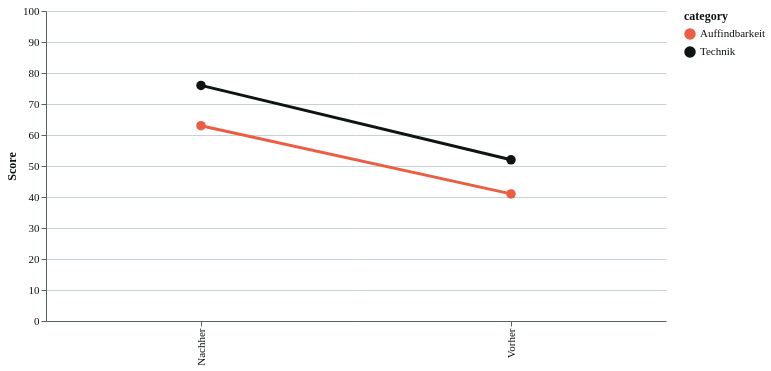

Write a Vega-Lite specification for this figure.
### Vega-Lite specification from a JSON file in a GitHub repository (floating-point values rounded to 4 significant figures)
{"$schema": "https://vega.github.io/schema/vega-lite/v6.json", "description": "Pixelkiez approved template V14_REPEAT_AUDIT: Vorher/Nachher", "usermeta": {"template_id": "V14_REPEAT_AUDIT", "name": "Vorher/Nachher", "purpose": "Verlauf wiederholter Audits", "brand_contract": "pixelkiez-v1"}, "width": 620, "height": 310, "data": {"values": [{"category": "Technik", "time": "Vorher", "value": 52}, {"category": "Technik", "time": "Nachher", "value": 76}, {"category": "Auffindbarkeit", "time": "Vorher", "value": 41}, {"category": "Auffindbarkeit", "time": "Nachher", "value": 63}]}, "mark": {"type": "line", "point": {"filled": true, "size": 90}, "strokeWidth": 3}, "encoding": {"x": {"field": "time", "type": "ordinal", "axis": {"title": null}}, "y": {"field": "value", "type": "quantitative", "scale": {"domain": [0, 100]}, "axis": {"title": "Score"}}, "color": {"field": "category", "type": "nominal", "scale": {"range": ["#EC5E43", "#0E1414", "#566360"]}}}, "config": {"background": "#FFFFFF", "font": "Schibsted Grotesk", "title": {"font": "Schibsted Grotesk", "fontSize": 18, "fontWeight": 700, "color": "#0E1414", "anchor": "start"}, "axis": {"labelFont": "IBM Plex Mono", "labelFontSize": 11, "titleFont": "Schibsted Grotesk", "titleFontSize": 12, "labelColor": "#0E1414", "titleColor": "#0E1414", "gridColor": "#C6D4D1", "domainColor": "#566360", "tickColor": "#566360"}, "legend": {"labelFont": "Schibsted Grotesk", "labelFontSize": 11, "titleFont": "Schibsted Grotesk", "titleFontSize": 12, "labelColor": "#0E1414", "titleColor": "#0E1414"}, "view": {"stroke": null}}}
